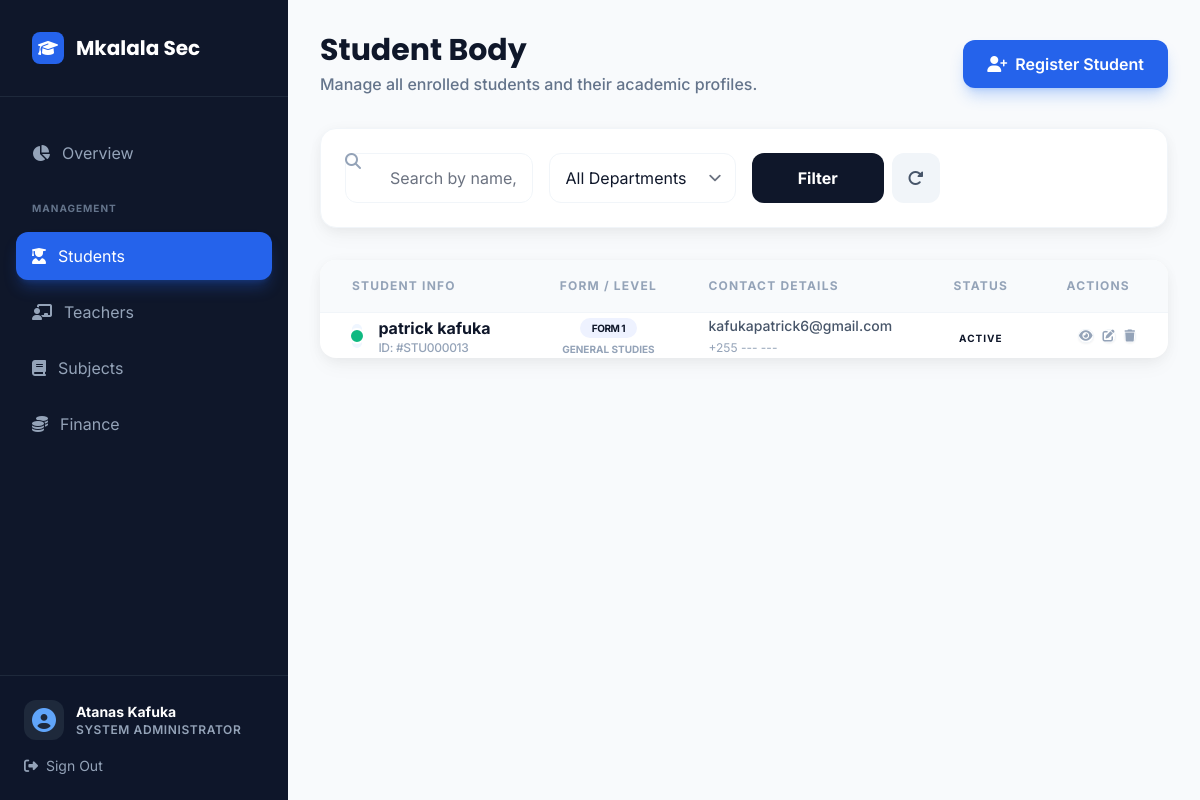
The page /students/ (signed in) on the database its author committed.
### core/models.py (models this page shows, shortened)
class User(AbstractUser):
    ROLE_CHOICES = [
        ('student', _('Student')),
        ('teacher', _('Teacher')),
        ('headmaster', _('Head of School')),
    ]
    role = models.CharField(max_length=20, choices=ROLE_CHOICES, default='student')
    is_student = models.BooleanField(default=False)
    is_faculty = models.BooleanField(default=False)
    is_parent = models.BooleanField(default=False)
    is_headmaster = models.BooleanField(default=False)
    profile_picture = models.ImageField(upload_to='profile_pictures/', blank=True, null=True)
    groups = models.ManyToManyField(
        Group,
        verbose_name=_('groups'),
        blank=True,
        related_name='custom_user_set',
        related_query_name='custom_user',
    )
    user_permissions = models.ManyToManyField(
        Permission,
        verbose_name=_('user permissions'),
        blank=True,
        related_name='custom_user_set',
        related_query_name='custom_user',
    )

class StudentProfile(models.Model):
    FORM_CHOICES = [
        (1, 'Form 1'),
        (2, 'Form 2'),
        (3, 'Form 3'),
        (4, 'Form 4'),
    ]
    user = models.OneToOneField(User, on_delete=models.CASCADE, related_name='student_profile')
    roll_number = models.CharField(max_length=MAX_CODE_LENGTH, unique=True)
    department = models.ForeignKey(Department, on_delete=models.CASCADE)
    admission_year = models.PositiveIntegerField(validators=[MinValueValidator(2000), MaxValueValidator(2100)])
    current_form = models.PositiveIntegerField(choices=FORM_CHOICES, default=1, help_text="Current form level for O-level students")
    current_semester = models.PositiveIntegerField(choices=[(i, str(i)) for i in range(1, 9)], blank=True, null=True, help_text="For university-level students")
    gpa = models.FloatField(blank=True, null=True, validators=[MinValueValidator(0.0), MaxValueValidator(4.0)])
    cgpa = models.FloatField(blank=True, null=True, validators=[MinValueValidator(0.0), MaxValueValidator(4.0)])
    batch = models.CharField(max_length=10, blank=True, null=True)
    address = models.TextField(blank=True, null=True)
    phone = models.CharField(max_length=15, blank=True, null=True)
    profile_picture = models.ImageField(upload_to='student_pics/', blank=True, null=True)
    necta_exam_number = models.CharField(max_length=20, blank=True, null=True, help_text="NECTA examination number")
    birth_certificate_number = models.CharField(max_length=50, blank=True, null=True)
    previous_school = models.CharField(max_length=200, blank=True, null=True, help_text="Previous primary school")
    primary_school_leaving_exam_number = models.CharField(max_length=20, blank=True, null=True, help_text="PSLE number")
    enrolled_subjects = models.ManyToManyField(Subject, through='SubjectEnrollment', related_name='students')
    class Meta:
        indexes = [models.Index(fields=['roll_number'])]

class Department(models.Model):
    EDUCATION_LEVEL_CHOICES = [
        ('olevel', 'O-Level (Form 1-4)'),
        ('alevel', 'A-Level (Form 5-6)'),
        ('primary', 'Primary School'),
        ('tertiary', 'Tertiary/University'),
    ]
    code = models.CharField(max_length=10, unique=True)
    name = models.CharField(max_length=MAX_NAME_LENGTH)
    education_level = models.CharField(max_length=10, choices=EDUCATION_LEVEL_CHOICES, default='olevel')
    slug = models.SlugField(max_length=120, unique=True, blank=True)
    description = models.TextField(blank=True)
    class Meta:
        ordering = ['name']
        indexes = [models.Index(fields=['code'])]

### core/views.py (the view, shortened to what this page needs)
# urls.py: path('students/', views.StudentListView.as_view(), name='admin_student_list'),
class StudentListView(LoginRequiredMixin, UserPassesTestMixin, ListView):
    model = StudentProfile
    template_name = 'core/admin_student_list.html'
    context_object_name = 'students'
    paginate_by = 20
    def test_func(self):
        return is_admin(self.request.user)
    def get_queryset(self):
        queryset = StudentProfile.objects.select_related('user', 'department').order_by('user__first_name', 'user__last_name')
        search_query = self.request.GET.get('search', '')
        department_filter = self.request.GET.get('department', '')
        if department_filter:
            queryset = queryset.filter(department_id=department_filter)
        form_filter = self.request.GET.get('form', '')
        if form_filter:
            queryset = queryset.filter(current_form=form_filter)
        status_filter = self.request.GET.get('status', '')
        if status_filter == 'active':
            queryset = queryset.filter(user__is_active=True)
        elif status_filter == 'inactive':
            queryset = queryset.filter(user__is_active=False)
        return queryset
    def get_context_data(self, **kwargs):
        context = super().get_context_data(**kwargs)
        total_students = StudentProfile.objects.count()
        active_students = StudentProfile.objects.filter(user__is_active=True).count()
        inactive_students = StudentProfile.objects.filter(user__is_active=False).count()
        new_students = StudentProfile.objects.filter(
            user__date_joined__month=timezone.now().month,
            user__date_joined__year=timezone.now().year
        ).count()
        from .models import Department
        departments = Department.objects.all()
        departments_count = departments.count()
        context.update({
            'total_students': total_students,
            'active_students': active_students,
            'inactive_students': inactive_students,
            'new_students': new_students,
            'departments': departments,
            'departments_count': departments_count,
        })
        return context

### core/utils.py (called while the page is built)
def is_admin(user):
    return hasattr(user, 'admin_profile') or (hasattr(user, 'role') and user.role == 'admin') or user.is_superuser

### templates/core/admin_student_list.html (shortened to what this page needs)
{% extends 'core/base_dashboard.html' %}
{% load static %}
{% block user_role %}System Administrator{% endblock %}
{% block sidebar_nav %}
<a href="{% url 'admin_dashboard' %}" class="sidebar-item text-slate-400">
    <i class="fas fa-chart-pie"></i>
    <span>Overview</span>
</a>
<div class="pt-4 pb-2 px-4 text-[10px] font-bold text-slate-500 uppercase tracking-widest">Management</div>
<a href="{% url 'admin_student_list' %}" class="sidebar-item-active">
    <i class="fas fa-user-graduate"></i>
    <span>Students</span>
</a>
<a href="{% url 'admin_teacher_list' %}" class="sidebar-item text-slate-400">
    <i class="fas fa-chalkboard-teacher"></i>
    <span>Teachers</span>
</a>
<a href="{% url 'subjects_management' %}" class="sidebar-item text-slate-400">
    <i class="fas fa-book"></i>
    <span>Subjects</span>
</a>
<a href="{% url 'admin_fees' %}" class="sidebar-item text-slate-400">
    <i class="fas fa-coins"></i>
    <span>Finance</span>
</a>
{% endblock %}
{% block main_content %}
<div class="flex flex-col md:flex-row md:items-center justify-between gap-6">
    <div class="space-y-1">
        <h1 class="text-3xl font-display font-bold text-slate-900">Student Body</h1>
        <p class="text-slate-500 font-medium">Manage all enrolled students and their academic profiles.</p>
    </div>
    <div class="flex items-center space-x-3">
        <a href="{% url 'admin_student_create' %}" class="btn-glow-primary px-6 py-3 flex items-center">
            <i class="fas fa-user-plus mr-2"></i> Register Student
        </a>
    </div>
</div>
<div class="card-premium p-6 shadow-soft">
    <form method="get" class="grid grid-cols-1 md:grid-cols-4 gap-4">
        <div class="md:col-span-2 relative">
            <i class="fas fa-search absolute left-4 top-1/2 -translate-y-1/2 text-slate-400"></i>
            <input type="text" name="search" value="{{ request.GET.search }}"
                   class="w-full pl-11 pr-4 py-3 rounded-xl border border-slate-100 focus:ring-2 focus:ring-blue-600/20 focus:border-blue-600 transition-all"
                   placeholder="Search by name, roll number, or email...">
        </div>
        <div>
            <select name="department" class="w-full px-4 py-3 rounded-xl border border-slate-100 focus:ring-2 focus:ring-blue-600/20 focus:border-blue-600 transition-all appearance-none bg-white">
                <option value="">All Departments</option>
            </select>
        </div>
        <div class="flex space-x-2">
            <button type="submit" class="flex-1 bg-slate-900 text-white font-bold rounded-xl hover:bg-slate-800 transition-all">Filter</button>
            <a href="{% url 'admin_student_list' %}" class="px-4 flex items-center justify-center bg-slate-100 text-slate-600 rounded-xl hover:bg-slate-200 transition-all">
                <i class="fas fa-redo-alt"></i>
            </a>
        </div>
    </form>
</div>
<div class="card-premium overflow-hidden border-none shadow-soft">
    <div class="p-0 overflow-x-auto">
        <table class="w-full text-left">
            <thead class="bg-slate-50 border-b border-slate-100">
                <tr>
                    <th class="px-8 py-5 text-xs font-bold text-slate-400 uppercase tracking-widest leading-none">Student Info</th>
                    <th class="px-6 py-5 text-xs font-bold text-slate-400 uppercase tracking-widest leading-none text-center">Form / Level</th>
                    <th class="px-6 py-5 text-xs font-bold text-slate-400 uppercase tracking-widest leading-none">Contact Details</th>
                    <th class="px-6 py-5 text-xs font-bold text-slate-400 uppercase tracking-widest leading-none text-center">Status</th>
                    <th class="px-8 py-5 text-xs font-bold text-slate-400 uppercase tracking-widest leading-none text-right">Actions</th>
                </tr>
            </thead>
            <tbody class="divide-y divide-slate-100">
                {% for student in students %}
                <tr class="hover:bg-slate-50/50 transition-colors group">
                    <td class="px-8 py-6">
                        <div class="flex items-center space-x-4">
                            <div class="w-11 h-11 rounded-xl bg-blue-50 text-blue-600 flex items-center justify-center font-bold relative">
                                <div class="absolute -bottom-1 -right-1 w-4 h-4 rounded-full border-2 border-white {% if student.user.is_active %}bg-emerald-500{% else %}bg-slate-300{% endif %}"></div>
                            </div>
                            <div>
                                <p class="font-bold text-slate-900">{{ student.user.get_full_name|default:student.user.username }}</p>
                                <p class="text-xs text-slate-400 font-medium tracking-tight">ID: #{{ student.roll_number|default:"N/A" }}</p>
                            </div>
                        </div>
                    </td>
                    <td class="px-6 py-6 text-center">
                        <span class="px-3 py-1 bg-indigo-50 text-indigo-700 text-[10px] font-bold rounded-full uppercase tracking-tighter">
                            Form {{ student.current_form|default:"?" }}
                        </span>
                        <p class="text-[10px] text-slate-400 font-bold uppercase mt-1">{{ student.department.name|truncatechars:15|default:"General" }}</p>
                    </td>
                    <td class="px-6 py-6">
                        <p class="text-sm font-medium text-slate-600">{{ student.user.email }}</p>
                        <p class="text-xs text-slate-400 mt-1">{{ student.phone|default:"+255 --- ---" }}</p>
                    </td>
                    <td class="px-6 py-6 text-center">
                        {% if student.user.is_active %}
                            <span class="inline-flex items-center px-2.5 py-0.5 rounded-full text-[10px] font-bold bg-emerald-100 text-emerald-800 uppercase tracking-widest">Active</span>
                        {% else %}
                            <span class="inline-flex items-center px-2.5 py-0.5 rounded-full text-[10px] font-bold bg-slate-100 text-slate-400 uppercase tracking-widest">Inactive</span>
                        {% endif %}
                    </td>
                    <td class="px-8 py-6 text-right">
                        <div class="flex items-center justify-end space-x-2">
                            <a href="{% url 'admin_student_detail' student.id %}" class="w-9 h-9 rounded-xl bg-white border border-slate-100 text-slate-400 hover:text-blue-600 hover:border-blue-200 flex items-center justify-center transition-all shadow-sm">
                                <i class="fas fa-eye text-xs"></i>
                            </a>
                            <a href="{% url 'admin_student_edit' student.id %}" class="w-9 h-9 rounded-xl bg-white border border-slate-100 text-slate-400 hover:text-indigo-600 hover:border-indigo-200 flex items-center justify-center transition-all shadow-sm">
                                <i class="fas fa-edit text-xs"></i>
                            </a>
                            <a href="{% url 'admin_student_delete' student.id %}" class="w-9 h-9 rounded-xl bg-white border border-slate-100 text-slate-400 hover:text-red-600 hover:border-red-200 flex items-center justify-center transition-all shadow-sm">
                                <i class="fas fa-trash text-xs"></i>
                            </a>
                        </div>
                    </td>
                </tr>
                {% endfor %}
            </tbody>
        </table>
    </div>
</div>
{% endblock %}

### templates/core/base_dashboard.html (shortened to what this page needs)
{% load static %}
<!DOCTYPE html>
<html lang="en" class="h-full bg-slate-50 text-slate-900 antialiased">
<head>
    <link href="{% static 'css/tailwind.css' %}" rel="stylesheet" />
    <link rel="stylesheet" href="https://cdnjs.cloudflare.com/ajax/libs/font-awesome/6.4.0/css/all.min.css">
</head>
<body class="h-full font-sans overflow-hidden">
    <div class="flex h-full">
        <aside id="sidebar" class="fixed inset-y-0 left-0 z-50 w-72 bg-slate-900 text-white transition-transform duration-300 -translate-x-full lg:translate-x-0 lg:static lg:inset-0">
            <div class="flex flex-col h-full">
                <div class="p-8 border-b border-slate-800">
                    <a href="{% url 'public_home' %}" class="flex items-center space-x-3">
                        <div class="w-8 h-8 bg-blue-600 rounded-lg flex items-center justify-center text-white">
                            <i class="fas fa-graduation-cap"></i>
                        </div>
                        <span class="text-xl font-display font-bold">Mkalala Sec</span>
                    </a>
                </div>
                <nav class="flex-1 px-4 py-8 space-y-2 overflow-y-auto">
                    {% block sidebar_nav %}{% endblock %}
                </nav>
                <div class="p-6 border-t border-slate-800 bg-slate-900/50">
                    <div class="flex items-center space-x-3 mb-4">
                        <div class="w-10 h-10 rounded-xl bg-slate-800 flex items-center justify-center text-blue-400">
                            <i class="fas fa-user-circle text-2xl"></i>
                        </div>
                        <div class="flex-1 min-w-0">
                            <p class="text-sm font-bold truncate">{{ user.get_full_name|default:user.username }}</p>
                            <p class="text-xs text-slate-400 uppercase tracking-wider font-semibold">{% block user_role %}{% endblock %}</p>
                        </div>
                    </div>
                    <a href="{% url 'logout' %}" class="flex items-center space-x-2 text-sm text-slate-400 hover:text-red-400 transition-colors">
                        <i class="fas fa-sign-out-alt"></i>
                        <span>Sign Out</span>
                    </a>
                </div>
            </div>
        </aside>
        <div class="flex-1 flex flex-col min-w-0 overflow-hidden">
            <main class="flex-1 overflow-y-auto p-4 lg:p-8 space-y-8">
                {% block main_content %}{% endblock %}
            </main>
        </div>
    </div>
</body>
</html>

### rows shown on the page
User: get_full_name "Atanas Kafuka"
StudentProfile: user.get_full_name "patrick kafuka", roll_number "STU000013", current_form "1", department.name "GENERAL STUDIES", user.email "kafukapatrick6@gmail.com", phone "+255 --- ---", shows "ACTIVE"
